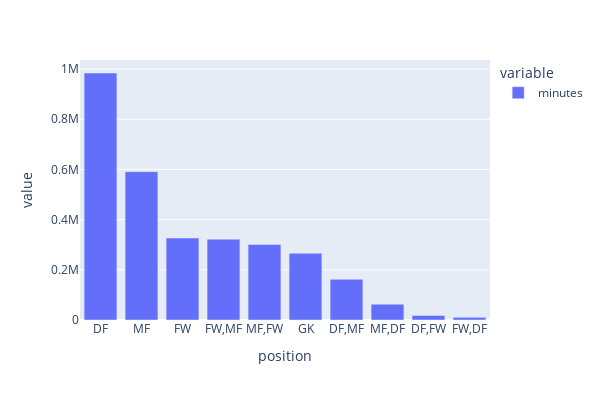

This figure's notebook cell:
### Code cell
# Plot bar chart which position plays the most minutes
fig = px.bar(position_minutes_df[:10],width=600,height=400)
fig

### Figure 1 — Plotly figure (JSON) as saved in the notebook; plotly's stock layout.template omitted (floating-point values rounded to 4 significant figures)
{"data": [{"alignmentgroup": "True", "hovertemplate": "variable=minutes<br>position=%{x}<br>value=%{y}<extra></extra>", "legendgroup": "minutes", "marker": {"color": "#636efa", "pattern": {"shape": ""}}, "name": "minutes", "offsetgroup": "minutes", "orientation": "v", "showlegend": true, "textposition": "auto", "type": "bar", "x": ["DF", "MF", "FW", "FW,MF", "MF,FW", "GK", "DF,MF", "MF,DF", "DF,FW", "FW,DF"], "xaxis": "x", "y": [984331, 591090, 326750, 322182, 301127, 265953, 162296, 63246, 18118, 10480], "yaxis": "y"}], "layout": {"barmode": "relative", "height": 400, "legend": {"title": {"text": "variable"}, "tracegroupgap": 0}, "margin": {"t": 60}, "width": 600, "xaxis": {"anchor": "y", "domain": [0, 1], "title": {"text": "position"}}, "yaxis": {"anchor": "x", "domain": [0, 1], "title": {"text": "value"}}}}
